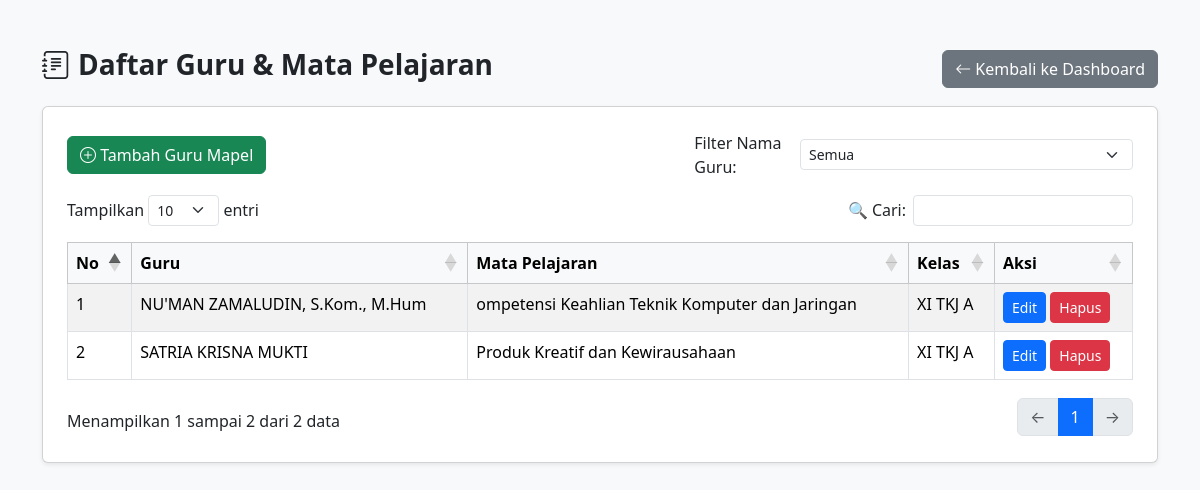
The page /public/index.php?page=guru_mapel_index (signed in) on the database its author committed.
### tables this page shows
CREATE TABLE `guru_mapel` (
  `id_guru_mapel` int(11) NOT NULL,
  `id_guru` int(11) DEFAULT NULL,
  `id_mapel` int(11) DEFAULT NULL,
  `id_kelas` int(11) NOT NULL
);

CREATE TABLE `guru` (
  `id_guru` int(11) NOT NULL,
  `nama_guru` varchar(100) NOT NULL,
  `nip` varchar(50) DEFAULT NULL,
  `email` varchar(100) DEFAULT NULL,
  `password` varchar(255) DEFAULT NULL
);

CREATE TABLE `mata_pelajaran` (
  `id_mapel` int(11) NOT NULL,
  `nama_mapel` varchar(100) DEFAULT NULL,
  `kode_mapel` varchar(20) DEFAULT NULL
);

CREATE TABLE `kelas` (
  `id_kelas` int(11) NOT NULL,
  `nama_kelas` varchar(50) NOT NULL
);

### app/controllers/GuruMapelController.php (called while the page is built, shortened)
<?php
require_once __DIR__ . '/../models/GuruMapelModel.php';
class GuruMapelController
{
    private $model;
    public function __construct()
    {
        $this->model = new GuruMapelModel();
    }
    public function index()
    {
        $data = $this->model->getAll();
        include __DIR__ . '/../views/guru_mapel/index.php';
    }
}

### core/Database.php (called while the page is built)
<?php
class Database
{
    private static $connection;
    public static function getConnection()
    {
        if (!self::$connection) {
            try {
                $config = require __DIR__ . '/config.php';
                $host     = $config['db_host'];
                $dbname   = $config['db_name'];
                $username = $config['db_user'];
                $password = $config['db_password'];
                self::$connection = new PDO("mysql:host=$host;dbname=$dbname", $username, $password);
                self::$connection->setAttribute(PDO::ATTR_ERRMODE, PDO::ERRMODE_EXCEPTION);
            } catch (PDOException $e) {
                die("Connection failed: " . $e->getMessage());
            }
        }
        return self::$connection;
    }
}

### app/models/GuruMapelModel.php (called while the page is built, shortened)
<?php
require_once __DIR__ . '/../../core/Database.php';
class GuruMapelModel
{
    private $db;
    public function __construct()
    {
        $this->db = (new Database())->getConnection();
    }
    public function getAll()
    {
        $stmt = $this->db->query("
        SELECT gm.*, g.nama_guru, m.nama_mapel, k.nama_kelas
        FROM guru_mapel gm
        JOIN guru g ON gm.id_guru = g.id_guru
        JOIN mata_pelajaran m ON gm.id_mapel = m.id_mapel
        JOIN kelas k ON gm.id_kelas = k.id_kelas
    ");
        return $stmt->fetchAll(PDO::FETCH_ASSOC);
    }
}

### app/views/guru_mapel/index.php (the view, shortened to what this page needs)
<!DOCTYPE html>
<html lang="id">
<head>
    <link href="https://cdn.jsdelivr.net/npm/bootstrap@5.3.2/dist/css/bootstrap.min.css" rel="stylesheet">
    <link href="https://cdn.jsdelivr.net/npm/bootstrap-icons@1.11.3/font/bootstrap-icons.css" rel="stylesheet">
    <link href="https://cdn.datatables.net/1.13.6/css/dataTables.bootstrap5.min.css" rel="stylesheet">
    <link href="https://cdn.datatables.net/buttons/2.4.2/css/buttons.bootstrap5.min.css" rel="stylesheet">
    <link rel="stylesheet" href="assets/css/guru_mapel.css">
</head>
<body>
    <div class="container my-5">
        <div class="d-flex justify-content-between align-items-center mb-3">
            <h3><i class="bi bi-journal-text me-2"></i>Daftar Guru & Mata Pelajaran</h3>
            <a href="?page=dashboard" class="btn btn-secondary">
                <i class="bi bi-arrow-left"></i> Kembali ke Dashboard
            </a>
        </div>
        <div class="card shadow-sm p-4">
            <div class="d-flex flex-wrap gap-2 justify-content-between align-items-center mb-3">
                <a href="?page=guru_mapel_tambah" class="btn btn-success">
                    <i class="bi bi-plus-circle"></i> Tambah Guru Mapel
                </a>
                <div class="d-flex align-items-center gap-2">
                    <label for="filterGuru" class="form-label mb-0">Filter Nama Guru:</label>
                    <select id="filterGuru" class="form-select form-select-sm">
                        <option value="">Semua</option>
                    </select>
                </div>
            </div>
            <div class="table-responsive">
                <table id="guruMapelTable" class="table table-striped table-bordered w-100">
                    <thead class="table-light">
                        <tr>
                            <th>No</th>
                            <th>Guru</th>
                            <th>Mata Pelajaran</th>
                            <th>Kelas</th>
                            <th>Aksi</th>
                        </tr>
                    </thead>
                    <tbody>
                        <?php $no = 1;
                        foreach ($data as $row): ?>
                            <tr>
                                <td><?= $no++ ?></td>
                                <td><?= htmlspecialchars($row['nama_guru']) ?></td>
                                <td><?= htmlspecialchars($row['nama_mapel']) ?></td>
                                <td><?= htmlspecialchars($row['nama_kelas']) ?></td>
                                <td>
                                    <a href="?page=guru_mapel_edit&id=<?= $row['id_guru_mapel'] ?>" class="btn btn-sm btn-primary">Edit</a>
                                    <a href="?page=guru_mapel_hapus&id=<?= $row['id_guru_mapel'] ?>" class="btn btn-sm btn-danger" onclick="return confirm('Yakin ingin hapus?')">Hapus</a>
                                </td>
                            </tr>
                        <?php endforeach; ?>
                    </tbody>
                </table>
            </div>
        </div>
    </div>
</body>
</html>

### public/assets/css/guru_mapel.css (style rules this page uses)
body { background-color: #f8f9fa; }
h3 { font-weight: 600; }
.table thead th { text-align: center; vertical-align: middle; }
#filterGuru { min-width: 180px; }

### rows shown on the page
guru_mapel: id_guru.nama_guru "NU'MAN ZAMALUDIN, S.Kom., M.Hum", id_mapel.nama_mapel "ompetensi Keahlian Teknik Komputer dan Jaringan", id_kelas.nama_kelas "XI TKJ A"
guru_mapel: id_guru.nama_guru "SATRIA KRISNA MUKTI", id_mapel.nama_mapel "Produk Kreatif dan Kewirausahaan", id_kelas.nama_kelas "XI TKJ A"
